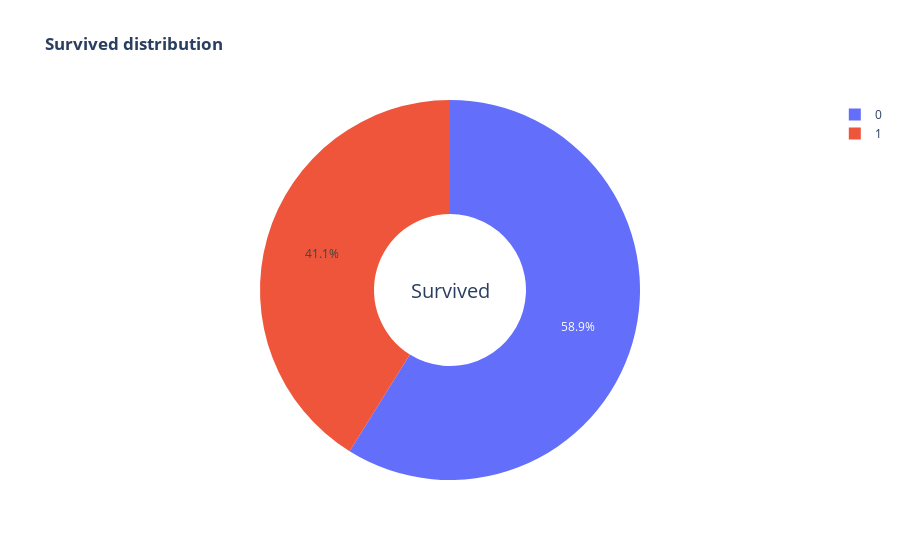

The cell this chart's notebook holds for it:
### Code cell
fig =  px.pie (df,names='Survived',
        title='<b>Survived distribution </b>',
        color_discrete_map={0:'blue',
                            1:'red'},
        category_orders={'Survived':['1','0']},
        hole=0.4)
fig.update_layout(annotations=[dict(text='Survived',font_size=20,x=0.5,y=0.5,showarrow=False)])

### Figure 1 — Plotly figure (JSON) as saved in the notebook; plotly's stock layout.template omitted (floating-point values rounded to 4 significant figures; data arrays with more than 128 entries replaced by an {"elided": "..."} marker saying what was removed)
{"data": [{"direction": "clockwise", "domain": {"x": [0, 1], "y": [0, 1]}, "hole": 0.4, "hovertemplate": "Survived=%{label}<extra></extra>", "labels": {"elided": "773 int values"}, "legendgroup": "", "name": "", "showlegend": true, "sort": false, "type": "pie"}], "layout": {"annotations": [{"font": {"size": 20}, "showarrow": false, "text": "Survived", "x": 0.5, "y": 0.5}], "legend": {"tracegroupgap": 0}, "title": {"text": "<b>Survived distribution </b>"}}}
